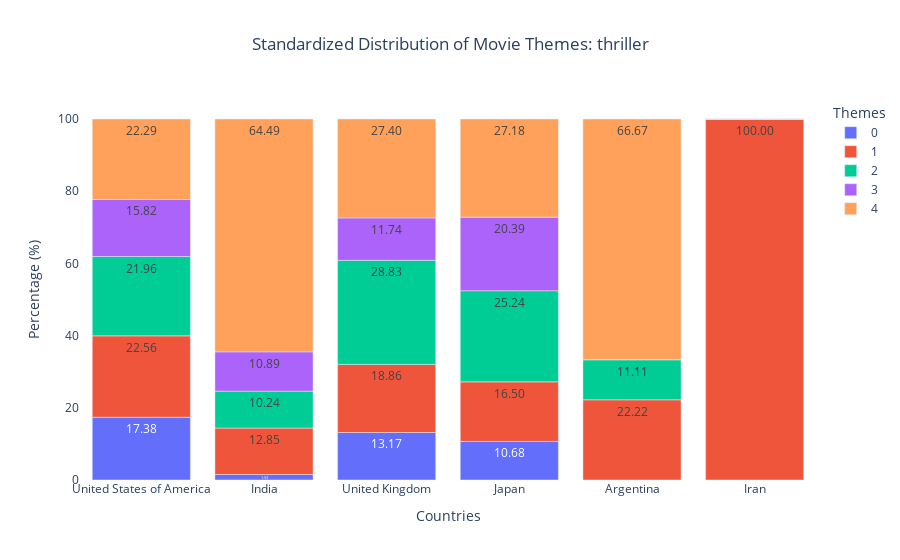
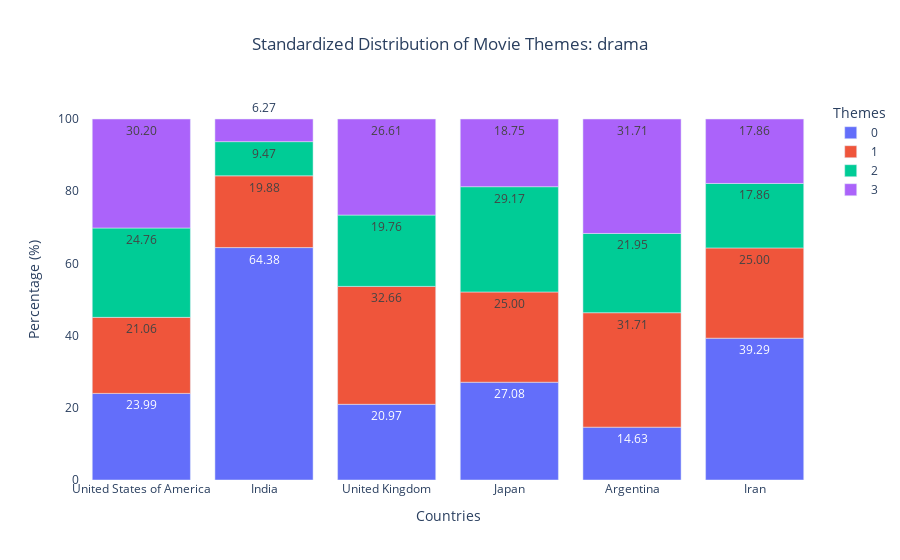
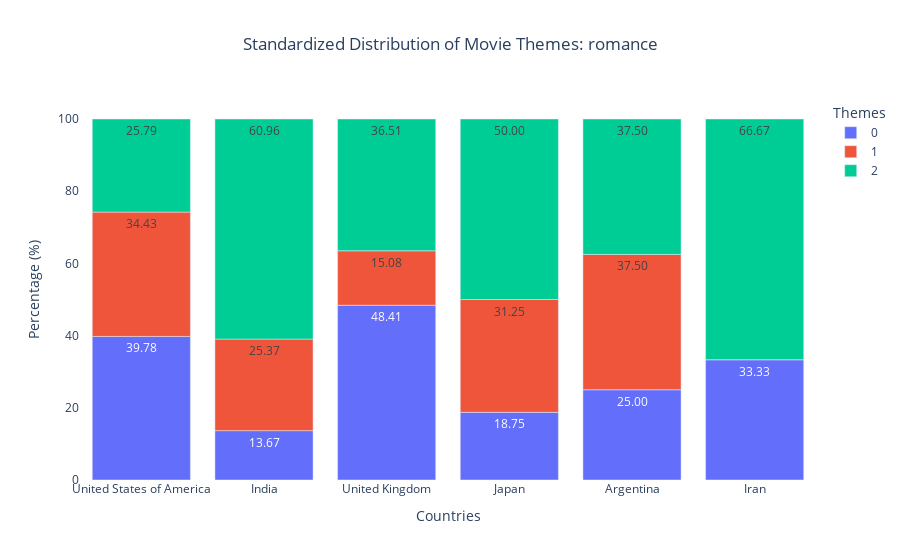

Notebook cell for these charts, in order:
### Code cell
figures = []


for genre in selected_models:
    merged_df = top_themes_per_document_by_genre[genre]
    theme_data = merged_df[['Movie country', 'Theme 1']]
    theme_counts = theme_data.groupby(['Movie country', 'Theme 1']).size().unstack(fill_value=0)
    theme_proportions = theme_counts.div(theme_counts.sum(axis=1), axis=0) * 100  # Convert to percentage

    theme_proportions = theme_proportions.loc[focus_countries]

    theme_proportions.reset_index(inplace=True)
    melted_df = theme_proportions.melt(id_vars='Movie country', var_name='Theme', value_name='Percentage')

    fig = px.bar(
        melted_df,
        x='Movie country',
        y='Percentage',
        color='Theme',
        title=f'Standardized Distribution of Movie Themes: {genre}',
        text_auto='.2f',
    )

    fig.update_layout(
        plot_bgcolor="white",
        paper_bgcolor="white",
        xaxis_title="Countries",
        yaxis_title="Percentage (%)",
        legend_title="Themes",
        title_x=0.5
    )
    output_path = f"{output_directory}{genre}_topic_distribution.html"
    fig.write_html(output_path)
    print(f"Plot saved for genre '{genre}' at: {output_path}")
    figures.append(fig)

for fig in figures:
    fig.show()

### Figure 1 — Plotly figure (JSON) as saved in the notebook; plotly's stock layout.template omitted (floating-point values rounded to 4 significant figures)
{"data": [{"alignmentgroup": "True", "hovertemplate": "Theme=0<br>Movie country=%{x}<br>Percentage=%{y}<extra></extra>", "legendgroup": "0", "marker": {"color": "#636efa", "pattern": {"shape": ""}}, "name": "0", "offsetgroup": "0", "orientation": "v", "showlegend": true, "textposition": "auto", "texttemplate": "%{y:.2f}", "type": "bar", "x": ["United States of America", "India", "United Kingdom", "Japan", "Argentina", "Iran"], "xaxis": "x", "y": [17.38, 1.525, 13.17, 10.68, 0, 0], "yaxis": "y"}, {"alignmentgroup": "True", "hovertemplate": "Theme=1<br>Movie country=%{x}<br>Percentage=%{y}<extra></extra>", "legendgroup": "1", "marker": {"color": "#EF553B", "pattern": {"shape": ""}}, "name": "1", "offsetgroup": "1", "orientation": "v", "showlegend": true, "textposition": "auto", "texttemplate": "%{y:.2f}", "type": "bar", "x": ["United States of America", "India", "United Kingdom", "Japan", "Argentina", "Iran"], "xaxis": "x", "y": [22.56, 12.85, 18.86, 16.5, 22.22, 100], "yaxis": "y"}, {"alignmentgroup": "True", "hovertemplate": "Theme=2<br>Movie country=%{x}<br>Percentage=%{y}<extra></extra>", "legendgroup": "2", "marker": {"color": "#00cc96", "pattern": {"shape": ""}}, "name": "2", "offsetgroup": "2", "orientation": "v", "showlegend": true, "textposition": "auto", "texttemplate": "%{y:.2f}", "type": "bar", "x": ["United States of America", "India", "United Kingdom", "Japan", "Argentina", "Iran"], "xaxis": "x", "y": [21.96, 10.24, 28.83, 25.24, 11.11, 0], "yaxis": "y"}, {"alignmentgroup": "True", "hovertemplate": "Theme=3<br>Movie country=%{x}<br>Percentage=%{y}<extra></extra>", "legendgroup": "3", "marker": {"color": "#ab63fa", "pattern": {"shape": ""}}, "name": "3", "offsetgroup": "3", "orientation": "v", "showlegend": true, "textposition": "auto", "texttemplate": "%{y:.2f}", "type": "bar", "x": ["United States of America", "India", "United Kingdom", "Japan", "Argentina", "Iran"], "xaxis": "x", "y": [15.82, 10.89, 11.74, 20.39, 0, 0], "yaxis": "y"}, {"alignmentgroup": "True", "hovertemplate": "Theme=4<br>Movie country=%{x}<br>Percentage=%{y}<extra></extra>", "legendgroup": "4", "marker": {"color": "#FFA15A", "pattern": {"shape": ""}}, "name": "4", "offsetgroup": "4", "orientation": "v", "showlegend": true, "textposition": "auto", "texttemplate": "%{y:.2f}", "type": "bar", "x": ["United States of America", "India", "United Kingdom", "Japan", "Argentina", "Iran"], "xaxis": "x", "y": [22.29, 64.49, 27.4, 27.18, 66.67, 0], "yaxis": "y"}], "layout": {"barmode": "relative", "legend": {"title": {"text": "Themes"}, "tracegroupgap": 0}, "paper_bgcolor": "white", "plot_bgcolor": "white", "title": {"text": "Standardized Distribution of Movie Themes: thriller", "x": 0.5}, "xaxis": {"anchor": "y", "domain": [0, 1], "title": {"text": "Countries"}}, "yaxis": {"anchor": "x", "domain": [0, 1], "title": {"text": "Percentage (%)"}}}}

### Figure 2 — Plotly figure (JSON) as saved in the notebook; plotly's stock layout.template omitted (floating-point values rounded to 4 significant figures)
{"data": [{"alignmentgroup": "True", "hovertemplate": "Theme=0<br>Movie country=%{x}<br>Percentage=%{y}<extra></extra>", "legendgroup": "0", "marker": {"color": "#636efa", "pattern": {"shape": ""}}, "name": "0", "offsetgroup": "0", "orientation": "v", "showlegend": true, "textposition": "auto", "texttemplate": "%{y:.2f}", "type": "bar", "x": ["United States of America", "India", "United Kingdom", "Japan", "Argentina", "Iran"], "xaxis": "x", "y": [23.99, 64.38, 20.97, 27.08, 14.63, 39.29], "yaxis": "y"}, {"alignmentgroup": "True", "hovertemplate": "Theme=1<br>Movie country=%{x}<br>Percentage=%{y}<extra></extra>", "legendgroup": "1", "marker": {"color": "#EF553B", "pattern": {"shape": ""}}, "name": "1", "offsetgroup": "1", "orientation": "v", "showlegend": true, "textposition": "auto", "texttemplate": "%{y:.2f}", "type": "bar", "x": ["United States of America", "India", "United Kingdom", "Japan", "Argentina", "Iran"], "xaxis": "x", "y": [21.06, 19.88, 32.66, 25, 31.71, 25], "yaxis": "y"}, {"alignmentgroup": "True", "hovertemplate": "Theme=2<br>Movie country=%{x}<br>Percentage=%{y}<extra></extra>", "legendgroup": "2", "marker": {"color": "#00cc96", "pattern": {"shape": ""}}, "name": "2", "offsetgroup": "2", "orientation": "v", "showlegend": true, "textposition": "auto", "texttemplate": "%{y:.2f}", "type": "bar", "x": ["United States of America", "India", "United Kingdom", "Japan", "Argentina", "Iran"], "xaxis": "x", "y": [24.76, 9.467, 19.76, 29.17, 21.95, 17.86], "yaxis": "y"}, {"alignmentgroup": "True", "hovertemplate": "Theme=3<br>Movie country=%{x}<br>Percentage=%{y}<extra></extra>", "legendgroup": "3", "marker": {"color": "#ab63fa", "pattern": {"shape": ""}}, "name": "3", "offsetgroup": "3", "orientation": "v", "showlegend": true, "textposition": "auto", "texttemplate": "%{y:.2f}", "type": "bar", "x": ["United States of America", "India", "United Kingdom", "Japan", "Argentina", "Iran"], "xaxis": "x", "y": [30.2, 6.272, 26.61, 18.75, 31.71, 17.86], "yaxis": "y"}], "layout": {"barmode": "relative", "legend": {"title": {"text": "Themes"}, "tracegroupgap": 0}, "paper_bgcolor": "white", "plot_bgcolor": "white", "title": {"text": "Standardized Distribution of Movie Themes: drama", "x": 0.5}, "xaxis": {"anchor": "y", "domain": [0, 1], "title": {"text": "Countries"}}, "yaxis": {"anchor": "x", "domain": [0, 1], "title": {"text": "Percentage (%)"}}}}

### Figure 3 — Plotly figure (JSON) as saved in the notebook; plotly's stock layout.template omitted (floating-point values rounded to 4 significant figures)
{"data": [{"alignmentgroup": "True", "hovertemplate": "Theme=0<br>Movie country=%{x}<br>Percentage=%{y}<extra></extra>", "legendgroup": "0", "marker": {"color": "#636efa", "pattern": {"shape": ""}}, "name": "0", "offsetgroup": "0", "orientation": "v", "showlegend": true, "textposition": "auto", "texttemplate": "%{y:.2f}", "type": "bar", "x": ["United States of America", "India", "United Kingdom", "Japan", "Argentina", "Iran"], "xaxis": "x", "y": [39.78, 13.67, 48.41, 18.75, 25, 33.33], "yaxis": "y"}, {"alignmentgroup": "True", "hovertemplate": "Theme=1<br>Movie country=%{x}<br>Percentage=%{y}<extra></extra>", "legendgroup": "1", "marker": {"color": "#EF553B", "pattern": {"shape": ""}}, "name": "1", "offsetgroup": "1", "orientation": "v", "showlegend": true, "textposition": "auto", "texttemplate": "%{y:.2f}", "type": "bar", "x": ["United States of America", "India", "United Kingdom", "Japan", "Argentina", "Iran"], "xaxis": "x", "y": [34.43, 25.37, 15.08, 31.25, 37.5, 0], "yaxis": "y"}, {"alignmentgroup": "True", "hovertemplate": "Theme=2<br>Movie country=%{x}<br>Percentage=%{y}<extra></extra>", "legendgroup": "2", "marker": {"color": "#00cc96", "pattern": {"shape": ""}}, "name": "2", "offsetgroup": "2", "orientation": "v", "showlegend": true, "textposition": "auto", "texttemplate": "%{y:.2f}", "type": "bar", "x": ["United States of America", "India", "United Kingdom", "Japan", "Argentina", "Iran"], "xaxis": "x", "y": [25.79, 60.96, 36.51, 50, 37.5, 66.67], "yaxis": "y"}], "layout": {"barmode": "relative", "legend": {"title": {"text": "Themes"}, "tracegroupgap": 0}, "paper_bgcolor": "white", "plot_bgcolor": "white", "title": {"text": "Standardized Distribution of Movie Themes: romance", "x": 0.5}, "xaxis": {"anchor": "y", "domain": [0, 1], "title": {"text": "Countries"}}, "yaxis": {"anchor": "x", "domain": [0, 1], "title": {"text": "Percentage (%)"}}}}
